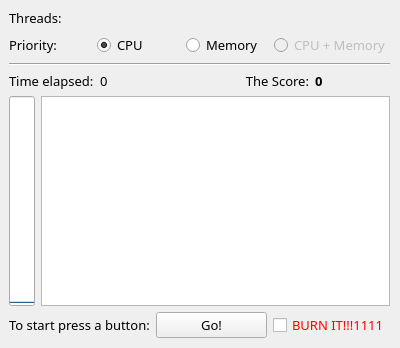
<?xml version="1.0" encoding="UTF-8"?>
<ui version="4.0">
 <class>MainWindow</class>
 <widget class="QMainWindow" name="MainWindow">
  <property name="geometry">
   <rect>
    <x>0</x>
    <y>0</y>
    <width>400</width>
    <height>348</height>
   </rect>
  </property>
  <property name="sizePolicy">
   <sizepolicy hsizetype="Fixed" vsizetype="Fixed">
    <horstretch>0</horstretch>
    <verstretch>0</verstretch>
   </sizepolicy>
  </property>
  <property name="windowTitle">
   <string>MainWindow</string>
  </property>
  <property name="styleSheet">
   <string notr="true">font-family: Tahome; font-size: 10pt</string>
  </property>
  <widget class="QWidget" name="centralWidget">
   <widget class="QWidget" name="verticalLayoutWidget">
    <property name="geometry">
     <rect>
      <x>-1</x>
      <y>-1</y>
      <width>401</width>
      <height>349</height>
     </rect>
    </property>
    <layout class="QVBoxLayout" name="verticalLayout">
     <property name="leftMargin">
      <number>10</number>
     </property>
     <property name="topMargin">
      <number>10</number>
     </property>
     <property name="rightMargin">
      <number>10</number>
     </property>
     <property name="bottomMargin">
      <number>10</number>
     </property>
     <item>
      <layout class="QHBoxLayout" name="horizontalLayout_4">
       <property name="topMargin">
        <number>0</number>
       </property>
       <item>
        <widget class="QLabel" name="lblThreads">
         <property name="text">
          <string>Threads: </string>
         </property>
        </widget>
       </item>
       <item>
        <widget class="QLabel" name="lblProgramName">
         <property name="styleSheet">
          <string notr="true">color: rgb(220, 120, 50);</string>
         </property>
         <property name="text">
          <string/>
         </property>
         <property name="alignment">
          <set>Qt::AlignRight|Qt::AlignTrailing|Qt::AlignVCenter</set>
         </property>
        </widget>
       </item>
      </layout>
     </item>
     <item>
      <layout class="QHBoxLayout" name="horizontalLayout_2">
       <property name="topMargin">
        <number>0</number>
       </property>
       <item>
        <widget class="QLabel" name="lblTestType">
         <property name="text">
          <string>Priority:</string>
         </property>
        </widget>
       </item>
       <item>
        <widget class="QRadioButton" name="optCPU">
         <property name="text">
          <string>CPU</string>
         </property>
         <property name="checked">
          <bool>true</bool>
         </property>
        </widget>
       </item>
       <item>
        <widget class="QRadioButton" name="optMemory">
         <property name="text">
          <string>Memory</string>
         </property>
        </widget>
       </item>
       <item>
        <widget class="QRadioButton" name="optCPUandMemory">
         <property name="enabled">
          <bool>false</bool>
         </property>
         <property name="text">
          <string>CPU + Memory</string>
         </property>
        </widget>
       </item>
      </layout>
     </item>
     <item>
      <widget class="Line" name="line">
       <property name="orientation">
        <enum>Qt::Horizontal</enum>
       </property>
      </widget>
     </item>
     <item>
      <layout class="QHBoxLayout" name="horizontalLayout_3">
       <property name="topMargin">
        <number>0</number>
       </property>
       <item>
        <widget class="QLabel" name="lblTimeElapsedCaption">
         <property name="sizePolicy">
          <sizepolicy hsizetype="Preferred" vsizetype="Preferred">
           <horstretch>0</horstretch>
           <verstretch>0</verstretch>
          </sizepolicy>
         </property>
         <property name="text">
          <string>Time elapsed:</string>
         </property>
        </widget>
       </item>
       <item>
        <widget class="QLabel" name="lblTimeElapsed">
         <property name="sizePolicy">
          <sizepolicy hsizetype="Fixed" vsizetype="Preferred">
           <horstretch>0</horstretch>
           <verstretch>0</verstretch>
          </sizepolicy>
         </property>
         <property name="minimumSize">
          <size>
           <width>75</width>
           <height>0</height>
          </size>
         </property>
         <property name="toolTip">
          <string>milliseconds</string>
         </property>
         <property name="text">
          <string>0</string>
         </property>
        </widget>
       </item>
       <item>
        <widget class="QLabel" name="lblScoreCaption">
         <property name="sizePolicy">
          <sizepolicy hsizetype="Expanding" vsizetype="Preferred">
           <horstretch>0</horstretch>
           <verstretch>0</verstretch>
          </sizepolicy>
         </property>
         <property name="text">
          <string>The Score:</string>
         </property>
         <property name="alignment">
          <set>Qt::AlignRight|Qt::AlignTrailing|Qt::AlignVCenter</set>
         </property>
        </widget>
       </item>
       <item>
        <widget class="QLabel" name="lblScore">
         <property name="sizePolicy">
          <sizepolicy hsizetype="Fixed" vsizetype="Preferred">
           <horstretch>0</horstretch>
           <verstretch>0</verstretch>
          </sizepolicy>
         </property>
         <property name="minimumSize">
          <size>
           <width>75</width>
           <height>0</height>
          </size>
         </property>
         <property name="styleSheet">
          <string notr="true">font-weight: bold;</string>
         </property>
         <property name="text">
          <string>0</string>
         </property>
        </widget>
       </item>
      </layout>
     </item>
     <item>
      <layout class="QHBoxLayout" name="horizontalLayout_5">
       <property name="topMargin">
        <number>0</number>
       </property>
       <item>
        <widget class="QProgressBar" name="progressBar">
         <property name="value">
          <number>0</number>
         </property>
         <property name="alignment">
          <set>Qt::AlignCenter</set>
         </property>
         <property name="orientation">
          <enum>Qt::Vertical</enum>
         </property>
         <property name="invertedAppearance">
          <bool>false</bool>
         </property>
        </widget>
       </item>
       <item>
        <widget class="QListWidget" name="listWidget"/>
       </item>
      </layout>
     </item>
     <item>
      <layout class="QHBoxLayout" name="horizontalLayout">
       <property name="topMargin">
        <number>0</number>
       </property>
       <item>
        <widget class="QLabel" name="lblGo">
         <property name="text">
          <string>To start press a button:</string>
         </property>
        </widget>
       </item>
       <item>
        <widget class="QPushButton" name="btnGo">
         <property name="text">
          <string>Go!</string>
         </property>
        </widget>
       </item>
       <item>
        <widget class="QCheckBox" name="chkBurn">
         <property name="toolTip">
          <string>Be really careful with that thing!</string>
         </property>
         <property name="styleSheet">
          <string notr="true">color: red;</string>
         </property>
         <property name="text">
          <string>BURN IT!!!1111</string>
         </property>
        </widget>
       </item>
      </layout>
     </item>
    </layout>
   </widget>
  </widget>
 </widget>
 <layoutdefault spacing="6" margin="11"/>
 <resources/>
 <connections/>
</ui>
